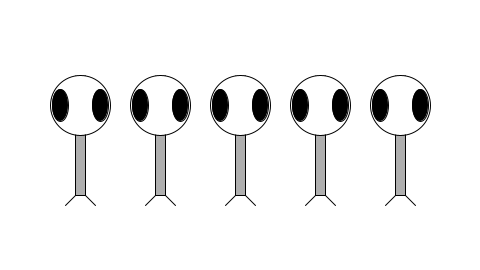
Frame 1 (no input)
Frame 60 (the mouse pressed at the canvas centre just before this capture): identical to frame 1, image omitted
Frame 120 (the mouse held since frame 60 and released just before this capture): identical to frame 1, image omitted

The Processing sketch that drew this single still picture (run headless with seeded random() and noise(); from frame 60 on, the mouse is pressed at the canvas centre):

// Processing sketch: example_06_11_many_zoogs
// ── example_06_11_many_zoogs.pde
// Learning Processing
// Daniel Shiffman
// http://www.learningprocessing.com

// Example 6-11: Multiple Zoogs

int w = 60;
int h = 60;
int eyeSize = 16;

void setup() {
  size(480, 270);
}

void draw() {
  background(255);

  ellipseMode(CENTER);
  rectMode(CENTER);

  int y = height/2;

  // Multiple versions of Zoog
  // The variable x is now included in a for loop, 
  // in order to iterate and display multiple Zoogs!
  for (int x = 80; x < width; x += 80) { 

    // Draw Zoog's body
    stroke(0);
    fill(175);
    rect(x, y, w/6, h*2);

    // Draw Zoog's head
    fill(255);
    ellipse(x, y-h/2, w, h);

    // Draw Zoog's eyes
    fill(0);
    ellipse(x-w/3, y-h/2, eyeSize, eyeSize*2);
    ellipse(x+w/3, y-h/2, eyeSize, eyeSize*2);

    // Draw Zoog's legs
    stroke(0);
    line(x-w/12, y+h, x-w/4, y+h+10);
    line(x+w/12, y+h, x+w/4, y+h+10);
  }
}
